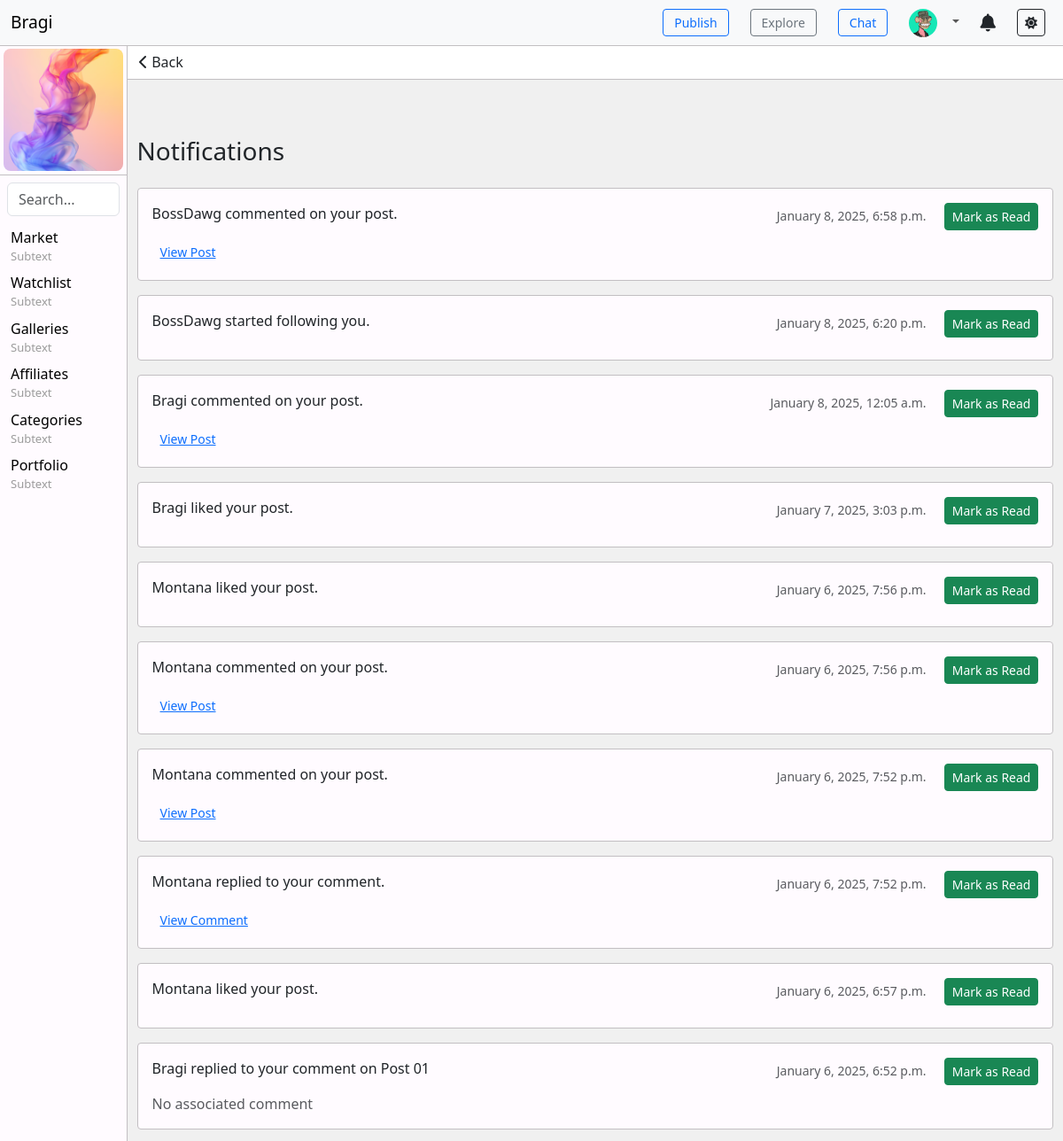
The page /notifications/ (signed in, upper part) on the database as committed earlier.
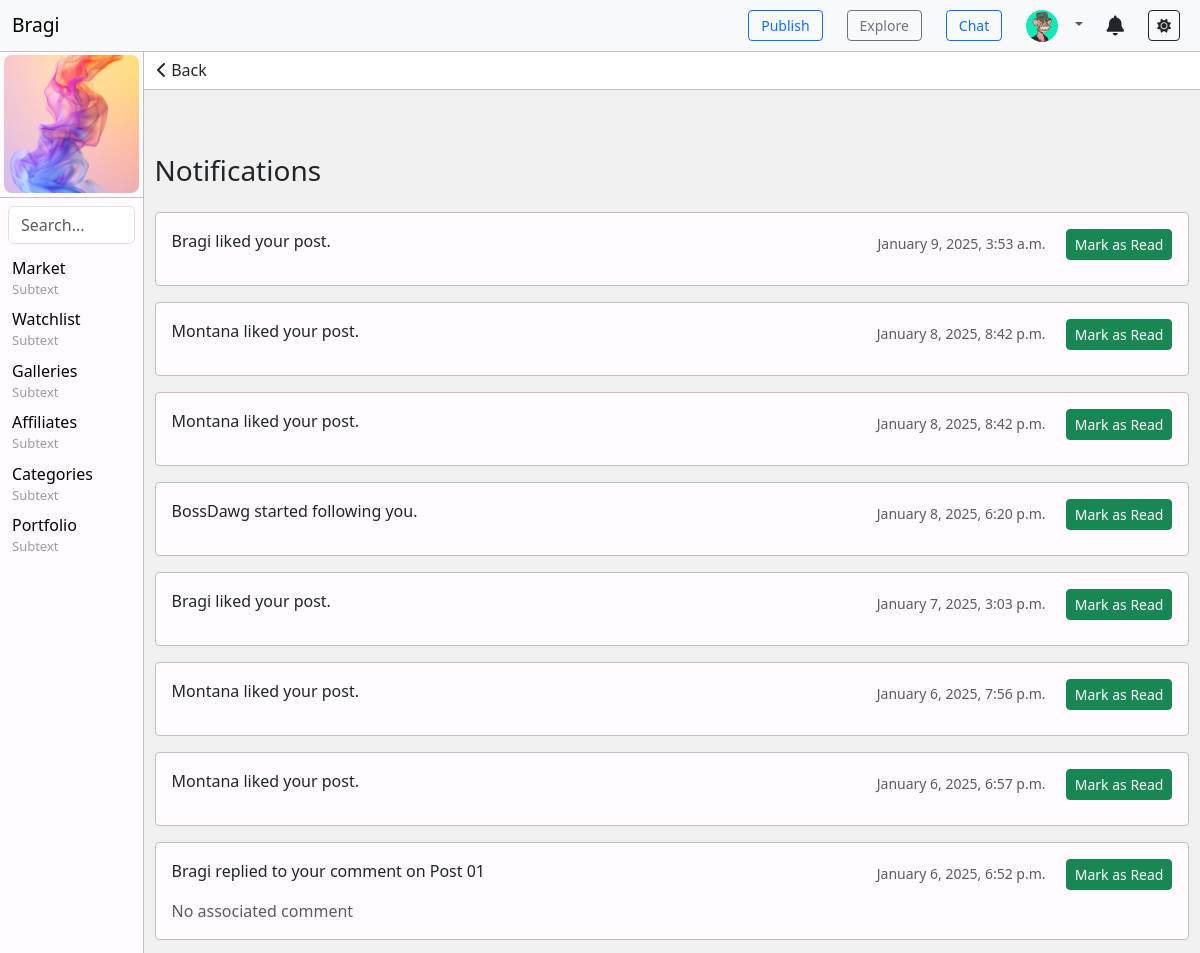
The same page on the database as committed later.
### toolbar/models.py (models this page shows, shortened)
class ToolbarItem(models.Model):
    name = models.CharField(max_length=100)
    subtext = models.CharField(max_length=100, blank=True, null=True)  # Optional field
    url = models.CharField(max_length=200, blank=True, null=True)
    order = models.IntegerField(default=0)
    visible = models.BooleanField(default=True)
    parent = models.ForeignKey('self', blank=True, null=True, related_name='children', on_delete=models.CASCADE)  # Self-referencing ForeignKey for submenus
    class Meta:
        ordering = ['order']

### notifications/models.py (models this page shows, shortened)
class Notification(models.Model):
    NOTIFICATION_TYPES = (
        ('like', 'Like'),
        ('follow', 'Follow'),
        ('comment', 'Comment'),
        ('reply', 'Reply'),
    )
    user = models.ForeignKey(User, on_delete=models.CASCADE, related_name='notifications')
    message = models.CharField(max_length=255)
    notification_type = models.CharField(max_length=20, choices=NOTIFICATION_TYPES)
    is_read = models.BooleanField(default=False)
    created_at = models.DateTimeField(auto_now_add=True)
    post = models.ForeignKey(Post, null=True, blank=True, on_delete=models.CASCADE)
    comment = models.ForeignKey(Comment, null=True, blank=True, on_delete=models.CASCADE)

### notifications/views.py (the view, shortened to what this page needs)
# urls.py: path('', views.notifications_list, name='notifications_list'),
@login_required
def notifications_list(request):
    notifications = Notification.objects.filter(user=request.user).order_by('-created_at')
    return render(request, 'notifications/notifications_list.html', {'notifications': notifications})

### toolbar/context_processors.py (called while the page is built)
def toolbar_items(request):
    return {
        'toolbar_items': ToolbarItem.objects.filter(visible=True),
        'toolbar': Toolbar.objects.filter(visible=True).first(),  # Get the first (or only) visible toolbar
    }

### notifications/templates/notifications/notifications_list.html
{% extends 'base.html' %}
{% block content %}
<div class="text-left" style="position: sticky; top: 0; margin: 0; padding: 0; background-color: #ffffff; border-bottom: 1px solid var(--navbar-border-color);">
    <button onclick="window.history.back();" class="btn">
        <i class="fa-solid fa-chevron-left"></i> Back
    </button>
</div>
<div class="container mt-5" style="padding: 16px 1%;">
    <h3 class="mb-4">Notifications</h3>
    {% for notification in notifications %}
        <div class=" d-flex justify-content-between" style="padding: 1rem 1rem; border-radius: .25rem; margin-bottom: 1rem; background-color: #FFFBFF; border: 1px solid #C2BFC2;">
            <div>
                <p>{{ notification.message }}</p>
                {% if notification.notification_type == 'comment' %}
                    {% if notification.post %}
                        <a href="{% url 'post_detail' pk=notification.post.id %}" class="btn btn-link btn-sm text-primary">View Post</a>
                    {% else %}
                        <span class="text-muted">No associated post</span>
                    {% endif %}
                {% elif notification.notification_type == 'reply' %}
                    {% if notification.comment %}
                        <a href="{% url 'post_detail' pk=notification.comment.post.id %}#comment-{{ notification.comment.id }}" class="btn btn-link btn-sm text-primary">View Comment</a>
                    {% else %}
                        <span class="text-muted">No associated comment</span>
                    {% endif %}
                {% endif %}
            </div>
            <div class="text-muted text-end">
                <small>{{ notification.created_at|date:"F j, Y, g:i a" }}</small>
                {% if not notification.is_read %}
                    <a href="?mark_read={{ notification.id }}" class="btn btn-sm btn-success ms-3">Mark as Read</a>
                {% endif %}
            </div>
        </div>
    {% empty %}
        <div class="alert alert-warning">No notifications yet.</div>
    {% endfor %}
</div>
{% endblock %}

### templates/base.html (shortened to what the changed rows need)
{% load static %}
<!DOCTYPE html>
<html lang="en">
<head>
    <link href="https://cdn.jsdelivr.net/npm/bootstrap@5.3.0-alpha1/dist/css/bootstrap.min.css" rel="stylesheet">
    <link rel="stylesheet" href="https://cdnjs.cloudflare.com/ajax/libs/font-awesome/6.0.0-beta3/css/all.min.css">
    <link rel="stylesheet" href="{% static 'css/styles.css' %}">
</head>
    <body>
        <div class="content-wrapper">
            {% if user.is_authenticated %}
            <div class="navbar-verticle-left">
                <ul class="list-unstyled">
                    {% for item in toolbar_items %}
                        {% if not item.parent %}
                            <li class="has-submenu">
                                <a href="{{ item.url }}" class="text-decoration-none">
                                    {{ item.name }}
                                    <p>{{ item.subtext }}</p>
                                </a>
                            </li>
                        {% endif %}
                    {% endfor %}
                </ul>
            </div>
            {% endif %}
            <div class="main" style="position: relative; width: 100%; height: 100vh; background: #f0f0f0;">
                {% block content %}{% endblock %}
            </div>
        </div>
    </body>
</html>

Rows that differ between the two databases and show on the page:
removed Notification: message "BossDawg commented on your post.", notification_type "View Post", created_at "January 8, 2025, 6:58 p.m."
removed Notification: message "Bragi commented on your post.", notification_type "View Post", created_at "January 8, 2025, 12:05 a.m."
removed Notification: message "Montana commented on your post.", notification_type "View Post", created_at "January 6, 2025, 7:56 p.m."
removed Notification: message "Montana commented on your post.", notification_type "View Post", created_at "January 6, 2025, 7:52 p.m."
removed Notification: message "Montana replied to your comment.", created_at "January 6, 2025, 7:52 p.m."
added Notification: message "Bragi liked your post.", created_at "January 9, 2025, 3:53 a.m."
added Notification: message "Montana liked your post.", created_at "January 8, 2025, 8:42 p.m."
added Notification: message "Montana liked your post.", created_at "January 8, 2025, 8:42 p.m."
